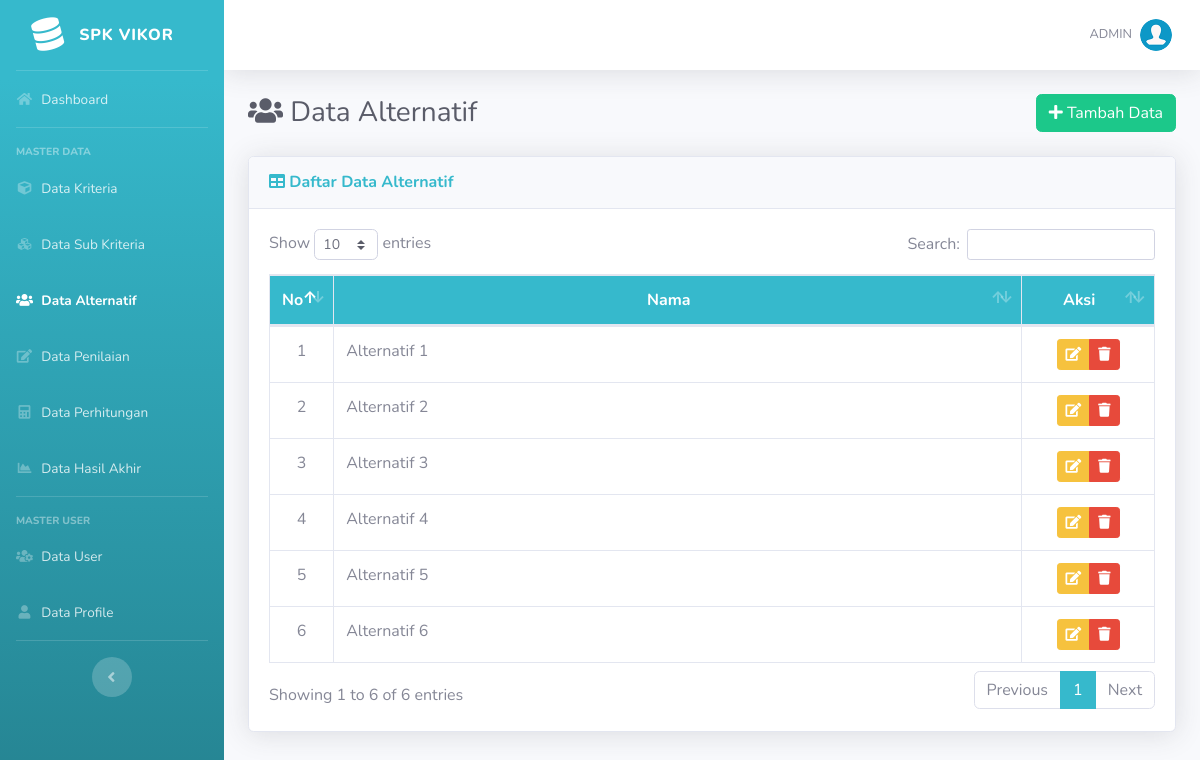
The page /list-alternatif.php (signed in) on the database its author committed.
### tables this page shows
CREATE TABLE IF NOT EXISTS `alternatif` (
  `id_alternatif` int(11) NOT NULL,
  `nama` varchar(100) NOT NULL
);

### list-alternatif.php (the view, shortened to what this page needs)
<?php require_once('includes/init.php'); ?>
<?php
require_once('template/header.php');
?>
<div class="d-sm-flex align-items-center justify-content-between mb-4">
    <h1 class="h3 mb-0 text-gray-800"><i class="fas fa-fw fa-users"></i> Data Alternatif</h1>
    <a href="tambah-alternatif.php" class="btn btn-success"> <i class="fa fa-plus"></i> Tambah Data </a>
</div>
<div class="card shadow mb-4">
    <div class="card-header py-3">
        <h6 class="m-0 font-weight-bold text-info"><i class="fa fa-table"></i> Daftar Data Alternatif</h6>
    </div>
    <div class="card-body">
		<div class="table-responsive">
			<table class="table table-bordered" id="dataTable" width="100%" cellspacing="0">
				<thead class="bg-info text-white">
					<tr align="center">
						<th width="5%">No</th>
						<th>Nama</th>
						<th width="15%">Aksi</th>
					</tr>
				</thead>
				<tbody>
				<?php
				$no=0;
				$query = mysqli_query($koneksi,"SELECT * FROM alternatif");
				while($data = mysqli_fetch_array($query)):
				$no++;
				?>
					<tr align="center">
						<td><?php echo $no; ?></td>
						<td align="left"><?php echo $data['nama']; ?></td>
						<td>
							<div class="btn-group" role="group">
								<a data-toggle="tooltip" data-placement="bottom" title="Edit Data" href="edit-alternatif.php?id=<?php echo $data['id_alternatif']; ?>" class="btn btn-warning btn-sm"><i class="fa fa-edit"></i></a>
								<a  data-toggle="tooltip" data-placement="bottom" title="Hapus Data" href="hapus-alternatif.php?id=<?php echo $data['id_alternatif']; ?>" onclick="return confirm ('Apakah anda yakin untuk meghapus data ini')" class="btn btn-danger btn-sm"><i class="fa fa-trash"></i></a>
							</div>
						</td>
					</tr>
				<?php endwhile; ?>
				</tbody>
			</table>
		</div>
	</div>
</div>
<?php
require_once('template/footer.php');
?>

### rows shown on the page
alternatif: nama "Alternatif 1"
alternatif: nama "Alternatif 2"
alternatif: nama "Alternatif 3"
alternatif: nama "Alternatif 4"
alternatif: nama "Alternatif 5"
alternatif: nama "Alternatif 6"

### other values the page prints
$_SESSION['username'] "ADMIN"
